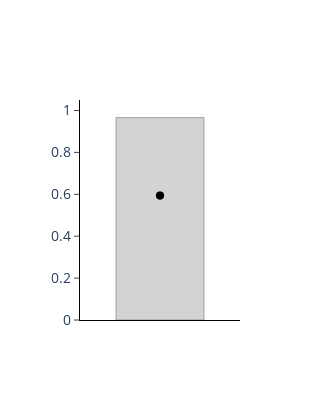

Source (notebook cell):
### Markdown cell above
<b>Figure 4(a) and 4(b): Making the enrichment plots. Note that the x and y axis labels in these plots were added using Adobe Illustrator.</b>

### Code cell
def generate_fig4a(k):
  if k==5:
    xlim = 10
    res_width = 600
    bar_width = 1.1
  if k==4:
    xlim = 6
    res_width = 400
    bar_width = 1.1
  if k==3:
    xlim = 2
    res_width = 250
    bar_width = 1.1

  rand_df = pd.read_csv('../DATA/frac_rand.tsv', sep = '\t')
  rand_df = rand_df[rand_df['k']==k]
  #print(rand_df)
  cols = [col for col in rand_df.columns]
  emp_df = pd.read_csv('../DATA/frac_emp.tsv', sep = '\t')
  emp_df = emp_df[emp_df['k']==k]
  #print(emp_df)

  x_values = []
  x_label = 1
  emp_fracs = []
  for i,j in emp_df.iterrows():
      for col in cols[2:3]:
          emp_fracs.append(j[col])
          x_values.append(x_label)
          x_label += 1
      x_label += 1

  rand_fracs = []
  for i,j in rand_df.iterrows():
      for col in cols[2:3]:
          rand_fracs.append(j[col])

  colors = ['#D1D3D4']

  fig = go.Figure(data=[go.Bar(x=x_values, y=emp_fracs, marker_color=colors*len(emp_df), width = [bar_width]*len(x_values))])
  fig.add_trace(go.Scatter(x=x_values, y=rand_fracs, mode='markers', marker_color = 'black', marker_size = 8))

  fig.update_layout(plot_bgcolor='#fff', width=res_width, height=400, showlegend = False, font_size = 14)
  fig.update_yaxes(showline = True, linewidth = 1, linecolor = 'black', ticks='outside', showgrid=False, range = [0,1.05], dtick=0.2) #gridcolor='#eee', gridwidth=1.5
  fig.update_xaxes(showline=True, linewidth=1, linecolor='black', showticklabels=False, range=[0,xlim])#,mirror=True,ticks='outside')#, showticklabels=True)
  fig.update_traces(marker=dict(line=dict(width=0.3, color='black')))

  fig.show()
  return None

def generate_fig4b(k):
  if k==5:
    xlim = 25
    res_width = 900
    bar_width = 0.7
  if k==4:
    xlim = 15
    res_width = 600
    bar_width = 0.7
  if k==3:
    xlim = 5
    res_width = 310
    bar_width = 0.7

  rand_df = pd.read_csv('../DATA/frac_rand.tsv', sep = '\t')
  rand_df.drop(['frac_CS_EF'], axis = 1, inplace = True)
  rand_df = rand_df[rand_df['k']==k]
  #print(rand_df)
  cols = [col for col in rand_df.columns]
  emp_df = pd.read_csv('../DATA/frac_emp.tsv', sep = '\t')
  emp_df.drop(['frac_CS_EF'], axis = 1, inplace = True)
  emp_df = emp_df[emp_df['k']==k]
  #print(emp_df)

  x_values = []
  x_label = 1
  emp_fracs = []
  for i,j in emp_df.iterrows():
      for col in cols[3:]:
          emp_fracs.append(j[col])
          x_values.append(x_label)
          x_label += 1
      x_label += 1

  rand_fracs = []
  for i,j in rand_df.iterrows():
      for col in cols[3:]:
          rand_fracs.append(j[col])

  #Make figure
  colors = ['#FF8AAE','#FFB72B','#5EE6EB','#56BBF1']

  fig = go.Figure(data=[go.Bar(x=x_values, y=emp_fracs, marker_color=colors*len(emp_df), width = [bar_width]*len(x_values))])
  fig.add_trace(go.Scatter(x=x_values, y=rand_fracs, mode='markers', marker_color = 'black', marker_size = 8))

  fig.update_layout(plot_bgcolor='#fff', width=res_width, height=400, showlegend = False, font_size = 14)
  fig.update_yaxes(showline = True, linewidth = 1, linecolor = 'black', ticks='outside', showgrid=False, range = [0,1.05], dtick=0.2) #gridcolor='#eee', gridwidth=1.5
  fig.update_xaxes(showline=True, linewidth=1, linecolor='black', showticklabels=False, range=[0,xlim])#,mirror=True,ticks='outside')#, showticklabels=True)
  fig.update_traces(marker=dict(line=dict(width=0.3, color='black')))

  fig.show()
  return None

def generate_fig4(subplot,k):
  if k < 3 or k > 5:
    print ("Enter valid k values (3,4, or 5).")
    return None
  if subplot == 'a':
    generate_fig4a(k)
  elif subplot == 'b':
    generate_fig4b(k)
  else:
    print ("Please enter valid subfigure: 'a' or 'b'")
    return None

print("Figure 4(a), k = 3")
fig4a_3 = generate_fig4('a',3)
# print("\nFigure 4(a), k = 4")
# fig4a_4 = generate_fig4('a',4)
# print("\nFigure 4(a), k = 5")
# fig4a_5 = generate_fig4('a',5)
# print("\nFigure 4(b), k = 3")
# fig4b_3 = generate_fig4('b',3)
# print("\nFigure 4(a), k = 4")
# fig4b_4 = generate_fig4('b',4)
# print("\nFigure 4(a), k = 5")
# fig4b_5 = generate_fig4('b',5)

### Figure 1 — Plotly figure (JSON) as saved in the notebook; plotly's stock layout.template omitted (floating-point values rounded to 4 significant figures)
{"data": [{"marker": {"color": ["#D1D3D4"], "line": {"color": "black", "width": 0.3}}, "type": "bar", "width": [1.1], "x": [1], "y": [0.966]}, {"marker": {"color": "black", "line": {"color": "black", "width": 0.3}, "size": 8}, "mode": "markers", "type": "scatter", "x": [1], "y": [0.5938]}], "layout": {"font": {"size": 14}, "height": 400, "plot_bgcolor": "#fff", "showlegend": false, "width": 250, "xaxis": {"linecolor": "black", "linewidth": 1, "range": [0, 2], "showline": true, "showticklabels": false, "type": "linear"}, "yaxis": {"dtick": 0.2, "linecolor": "black", "linewidth": 1, "range": [0, 1.05], "showgrid": false, "showline": true, "ticks": "outside", "type": "linear"}}}
